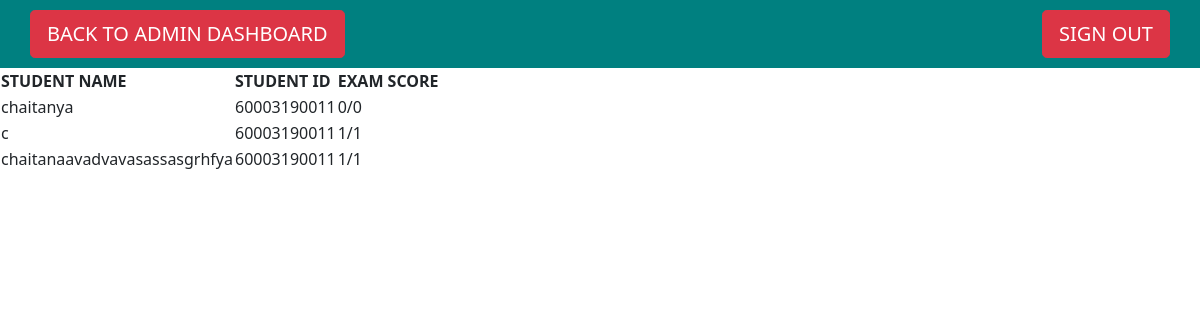
/main/records/1/, run on an earlier commit of the app's database.
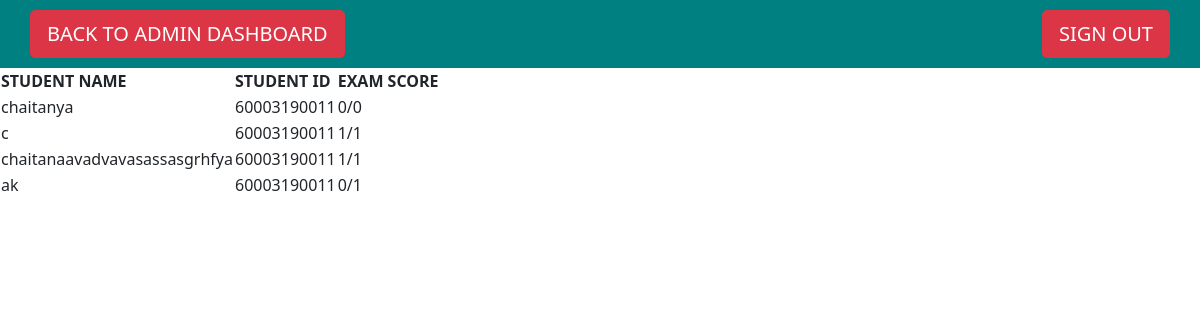
And on a later commit of the database.
### student/models.py (models this page shows, shortened)
class Result(models.Model):
    quiz=models.ForeignKey(Quiz, on_delete=models.CASCADE)
    student_name = models.CharField(max_length=150)
    student_sap = models.IntegerField()
    student_email=models.CharField(max_length=255)
    student_marks = models.CharField(max_length=150)
    total_marks=models.CharField(max_length=150)

### student/views.py (the view)
# urls.py: path('records/<int:quiz_id>/',views.records,name='student-records'),
def records(request,quiz_id):
    quiz = Quiz.objects.get(id=quiz_id)
    records = quiz.result_set.all()
    return render(request,'student/records.html',{'quiz_id':quiz_id,'records':records})

### student/templates/student/records.html (shortened to what this page needs)
{% extends 'base.html' %}
{% load static %}
{% block content %}
<nav class="navbar navbar-light navbar-right" style="background-color: teal; padding:10px 30px;">
    <a href="{% url 'admin-dash' %}"><button type="button" class="btn-lg btn-danger btn">BACK TO ADMIN DASHBOARD</button></a>
    <a href="{% url 'student-logout' %}"><button type="button" class="btn-lg btn-danger btn">SIGN OUT</button></a>
  </nav>
<table class="animate__animated animate__zoomIn animate__slow">
                <thead>
                  <tr>
                    <th>STUDENT NAME</th>
                    <th>STUDENT ID</th>
                    <th>EXAM SCORE</th>
                  </tr>
                </thead>
                <tbody>
                    {% for record in records %}
                  <tr>
                    <td data-column="STUDENT NAME">{{record.student_name}}</td>
                    <td data-column="STUDENT ID">{{record.student_sap}}</td>
                    <td data-column="EXAM SCORE">{{record.student_marks}}/{{record.total_marks}}</td>
                  </tr>
{% endfor %}
                </tbody>
              </table>
{% endblock %}

What changed in the data, as far as the page shows it:
added Result: student_name "ak", student_sap "60003190011", student_marks "0", total_marks "1"
